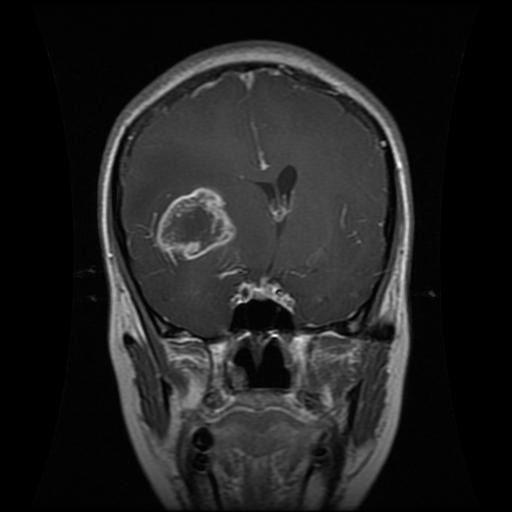
#> input picture datasets/mri/Training/glioma/Tr-glTr_0009.jpg, 512 x 512 px; its folder holds only this picture in this run
$ jupyter execute --allow-errors DataSphere_Dataset2.ipynb
#> lines starting #> are read from the running program, lines starting #| are printed output that depends on the picture
# [Nicholas Yim, Aseef Durrani]
# Dataset \#2 - Brain Tumor MRI Classification
---

[cell 1]
# Import relevant Python libraries

import os
import time
import cv2
import pandas as pd
import numpy as np

[cell 2]
# Plotly Dependencies

import plotly.figure_factory as ff
import plotly.graph_objects as go
from plotly.subplots import make_subplots
import plotly.express as px
import plotly.io as pio

# **A. Load and Explore Dataset**

[cell 3]
# Define dataset paths
TRAINING_DIR = "../datasets/mri/Training/"
TESTING_DIR = "../datasets/mri/Testing/"
CLASSES = ["glioma", "meningioma", "notumor", "pituitary"]

[cell 4]
# Function to load images and labels
def load_data(data_dir, target_size=(128, 128)):
#> called with data_dir = '../datasets/mri/Training/', target_size = (128, 128)
    images, labels, invalid_files = [], [], []
    for label, cls in enumerate(CLASSES):
        class_path = os.path.join(data_dir, cls)
        for img_name in os.listdir(class_path):
            img_path = os.path.join(class_path, img_name)
            img = cv2.imread(img_path, cv2.IMREAD_GRAYSCALE)  # Load as grayscale
#> img is the input picture: shape (512, 512); min 0, max 255, mean 32.6
            if img is not None and img.size > 0:  # Check for valid image
                resized_img = cv2.resize(img, target_size)  # Resize to target size
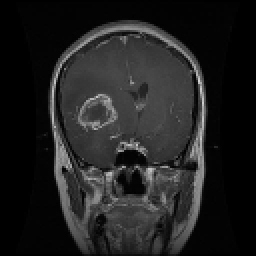
#> resized_img: shape (128, 128) (shown 2 times larger); min 0, max 213, mean 32.7
                images.append(resized_img)
                labels.append(label)
            else:
                invalid_files.append(img_path)
#> pass 2 of the loop in load_data, `for label, cls in enumerate(CLASSES):`:
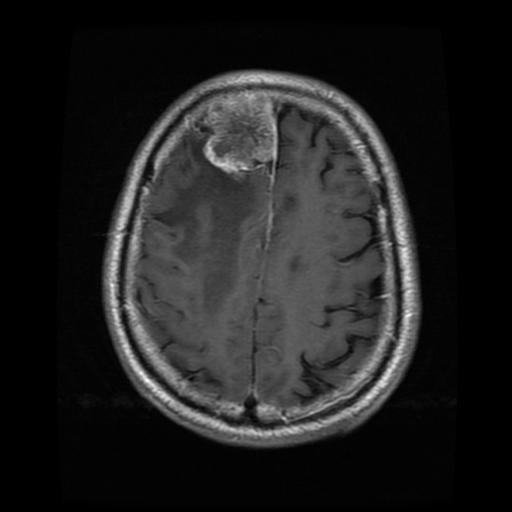
#> input picture datasets/mri/Training/meningioma/Tr-me_0035.jpg, 512 x 512 px
#> in load_data, img is the input picture: shape (512, 512); min 0, max 255, mean 32.2
#> in load_data, `resized_img = cv2.resize(img, target_size)`:
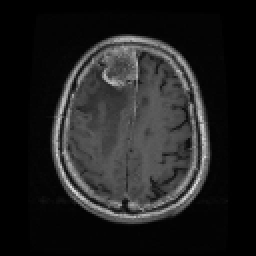
#> resized_img: shape (128, 128) (shown 2 times larger); min 0, max 225, mean 32.3
    return np.array(images), np.array(labels), invalid_files
